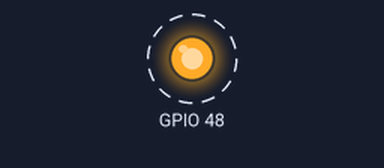
Bench run of a program on a simulated ESP32-S3. Shown: output pins drawn as LEDs (lit = HIGH). Dashed ring = blinking. What the program prints to the serial monitor is not drawn.

Above: at 0.2 s.
Timing chart, 0 to 3.0 s (numbered marks = the images above):
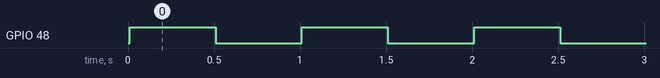

The program:

main.cpp
```cpp
#include <Arduino.h>

// Simple ESP32-S3 test program
// This validates that the Docker images can successfully build ESP32-S3 firmware

void setup() {
  // Initialize serial communication
  Serial.begin(115200);

  // Initialize built-in LED
  pinMode(LED_BUILTIN, OUTPUT);

  Serial.println("ESP32-S3 Test Program Started");
  Serial.printf("ESP32-S3 Chip ID: %012llX\n", ESP.getEfuseMac());
  Serial.printf("ESP32-S3 Chip Model: %s\n", ESP.getChipModel());
  Serial.printf("ESP32-S3 Chip Revision: %d\n", ESP.getChipRevision());
  Serial.printf("ESP32-S3 CPU Frequency: %d MHz\n", ESP.getCpuFreqMHz());
  Serial.printf("Free Heap: %d bytes\n", ESP.getFreeHeap());
  Serial.printf("PSRAM Size: %d bytes\n", ESP.getPsramSize());
}

void loop() {
  // Blink LED to show the program is running
  digitalWrite(LED_BUILTIN, HIGH);
  delay(500);
  digitalWrite(LED_BUILTIN, LOW);
  delay(500);

  Serial.println("ESP32-S3 is alive and blinking!");
}
```

Measured:
- by itself, GPIO 48: alternates HIGH for 0.50 s and LOW for 0.50 s
